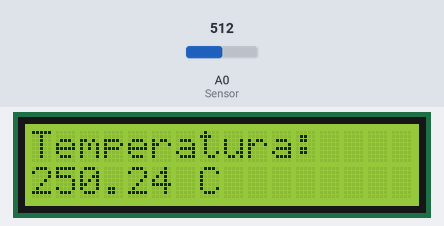
Simulated run of this sketch. Board: Arduino Uno, built with avr-gcc and run on an emulated ATmega328P. Shown: 16×2 character LCD. The test bench sets the inputs (shaded band); at power-on: A0 (Sensor) = 512.

Above: at 1.2 s.
1.3 s: A0 (Sensor) set to 716
At 2.4 s:
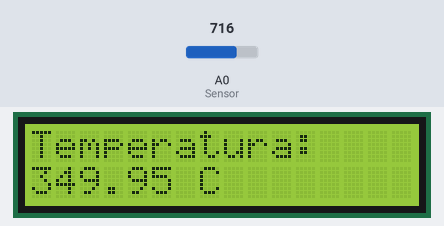
2.8 s: A0 (Sensor) set to 900
At 4.0 s:
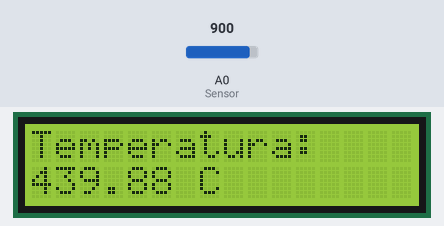
4.3 s: A0 (Sensor) set to 1023
At 4.7 s:
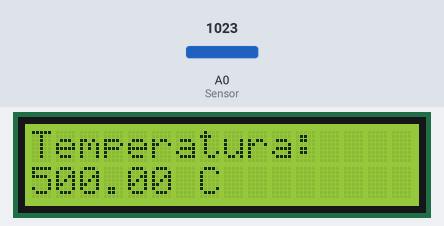
Timing chart, 0 to 7.3 s (numbered marks = the images above; inputs shaded):
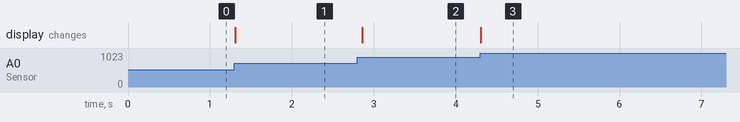

The sketch:

Temperatura_LCD.ino
```cpp
//Inclumos la libreria para manejar pantallas LCD
#include <LiquidCrystal.h>

//Declaramos constantes
#define rs 12
#define en 11
#define d4 5
#define d5 4
#define d6 3
#define d7 2
#define Sensor A0

//Creamos un onjeto LiquidCrystal llamado lcd
LiquidCrystal lcd(rs, en, d4, d5, d6, d7);

float Value = 0;

void setup()
{
    lcd.begin(16, 2); //Inicializamos el objeto creado llamdo lcd
}

void loop()
{
   //Leemos el sensor y lo convertimos a °C
   Value = analogRead(Sensor)*500.00/1023.00;

   lcd.setCursor(0, 0); //Nos colocamos en la posicion 0,0
   lcd.print("Temperatura:"); //Imprimimos le cadena de caracteres "Temperatura"
   lcd.setCursor(0, 1); //Nos colocamos en la posicion 0,1
   lcd.print(Value); //Mostramos el valor sensado
   lcd.setCursor(7, 1); //Nos colocamos en la posicion 7,1
   lcd.print("C"); // Imprimimos el caracter 'C'

   delay(100); //Esperamos 100 Milisegundos
}
```

Measured:
- after the input at 1.3 s, the display: changes at once (image 1)
- after the input at 2.8 s, the display: changes after 0.06 s (image 2)
- after the input at 4.3 s, the display: changes at once (image 3)
